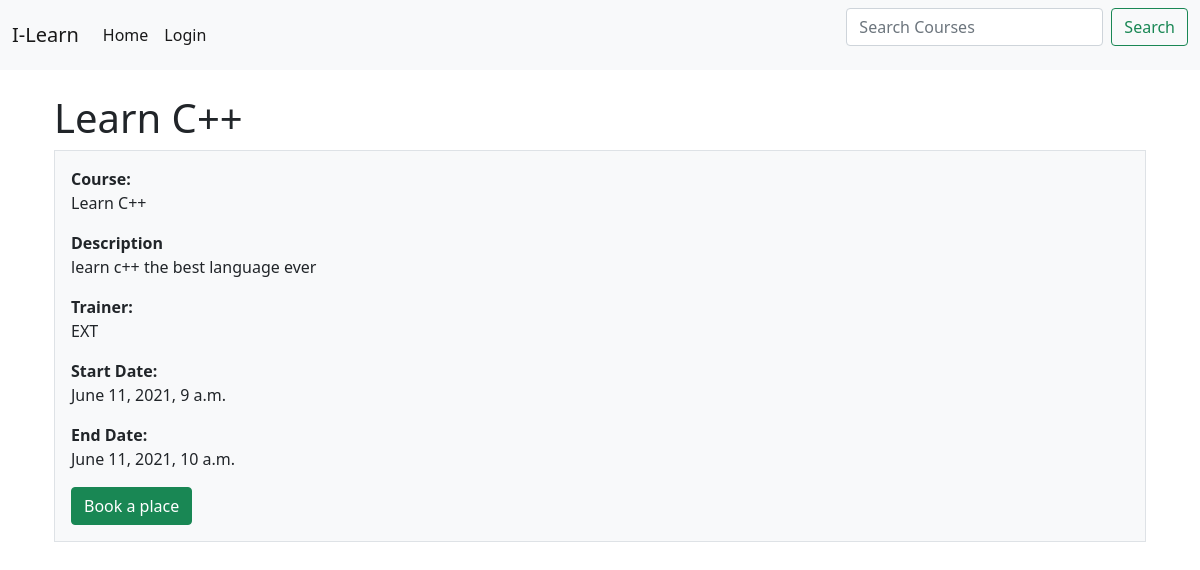
/book/course/10/, run on the app's committed database.
### booking/models.py (models this page shows, shortened)
class Course(models.Model):
    staff=(
        ('CAL', 'CALUM'),
        ('YAN', 'YANNA'),
        ('HAN', 'HANNA'),
        ('EXT', 'EXTERNAL'),
    )
    divisions = (
        ('GLO','Company Wide'),
        ('OPE','Operations'),
        ('TEC','Technology'),
        ('FIN','Finance'),
        ('MAR','Marketing'),
    )
    courseNumber = models.IntegerField()
    courseName = models.CharField(max_length=200)
    courseDesc = models.CharField(max_length=500)
    host = models.CharField(max_length=3, choices=staff)
    min_participants = models.IntegerField()
    max_participants = models.IntegerField()
    start_date = models.DateTimeField()
    end_date = models.DateTimeField()
    program = models.ForeignKey(Programs, on_delete=models.CASCADE, default=4)
    division_access = models.CharField(max_length=3, choices=divisions, default='GLO')
    image=models.ImageField(default='course.jpg',upload_to='course_photos') #Setting the users profile pic
    course_completed = models.BooleanField(blank=True)

### booking/views.py (the view, shortened to what this page needs)
# urls.py: path('book/course/<int:pk>/', book.as_view(), name='book'),
class book(View): #Creating my own view to have better control over what is happening
    def get(self, request, *args, **kwargs): #This function specifies what happens when the page is loaded
        course_id = self.kwargs.get('pk', None) #Getting the course ID from the URL, the number in URL is called pk
        course = Course.objects.filter(id = course_id) #Creating a queryset and filtering it by the ID got above
        form = bookCourse() #Loading the custom form from forms.py
        attendents = attendees.objects.filter(id = course_id) #Getting list of attendees thatare on the course
        context = {'course': course, 'attendees':attendents, 'form':form}
        return render(request, 'booking/book.html', context)

### booking/forms.py
class bookCourse(forms.ModelForm):
    class Meta:
        model = attendees
        fields = [ 'role', 'course_due', 'your_development']
        labels = {
            'your_development':'How has this training been identified? How will you apply the learning in your role? How will you measure the success of this learning?',
            'role':'Your Job Title'
        }
        widgets = {
            'your_development': widgets.Textarea()
        }

### booking/templates/booking/book.html (shortened to what this page needs)
{% extends "booking/base.html" %}
{% load crispy_forms_tags %}
{% block content %}
<br>
<div class="container px-4">
    {% for c in course %}
    <h1>{{c.courseName}}</h1>
    <div class="row gx-5">
      <div class="col">
       <div class="p-3 border bg-light">
           <b>Course: </b><p>{{c.courseName}}</p>
           <b>Description</b><p>{{c.courseDesc}}</p>
           <b>Trainer: </b><p>{{c.host}}</p>
           <b>Start Date: </b><p>{{c.start_date}}</p>
           <b>End Date: </b><p>{{c.end_date}}</p>
           {% if c.attendees_set.count > c.max_participants %}
           <a class="btn btn-secondary"disabled>Sorry this course is fully booked</a>
           {% else %}
           <button id="myBtn" class="btn btn-success">Book a place</button>
           {% endif %}
        </div>
      </div>
    {% endfor %}
    </div>
  </div>
{% endblock content %}

### data on the page
Course: courseName "Learn C++", courseDesc "learn c++ the best language ever", host "EXT", start_date "June 11, 2021, 9 a.m.", end_date "June 11, 2021, 10 a.m."
